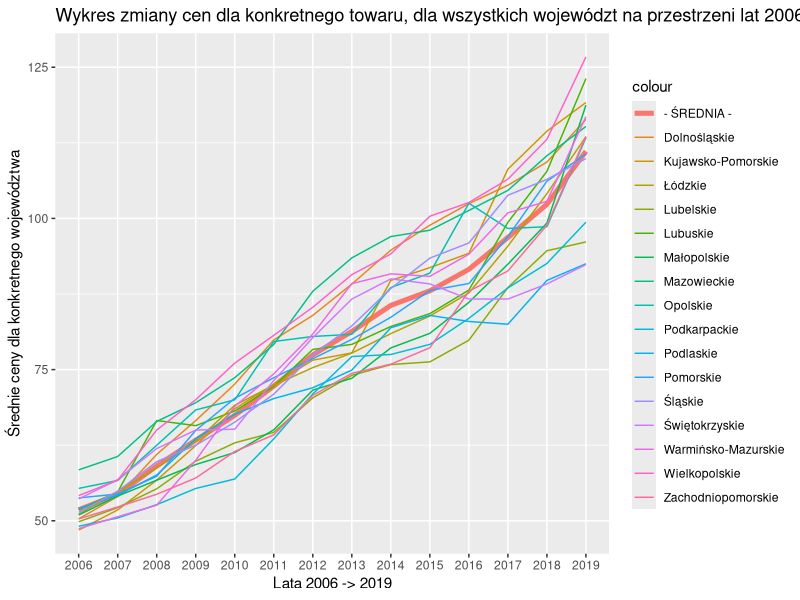

The R script that drew this image:
library(ggplot2)
library(tidyverse)


# Dane z pliku
# W pliku głównym zamieniłem ',' -> '.'
dataExc = read.csv(file = 'Wszystko.csv', sep = ';', dec = ',', encoding = 'UTF-8')
dataExc = dataExc[-nrow(dataExc),]

# Zapisanie nazw kolumn bardziej normalnie
produkt = c("Cukier", "Mleko", "Olej", "Podzelowanie", "Rajstopy", "Ryz", "Strzyzenie", "Szynk", "Wizyta", "Woda")  # 10
miesiac = c("Styczeń", "Luty", "Marzec", "Kwiecien", "Maj", "Czerwiec", "Lipiec", "Sierpien", "Wrzesien", "Pazdziernik", "Listopad", "Grudzien")  # 12
rok = c("2006":"2019")  # 14

ind = 3

for (r in 1:10) {
  for (m in 1:12) {
    for (p in 1:14) {
      names(dataExc)[ind] = paste0(miesiac[m], "_", produkt[r], "_", rok[p])
      ind = ind + 1
    }
  }
}

# Oblicza średnia dla wszystkich lat dla konkretnego towaru 
Oblicz = function(database) {
  
  Srednie_Wojewodztw = rep(0, each = 16)
  wojewodztwa = c('Dolno', 'Kujaw', 'Lubel', 'Lubus', 'Łódzk', 'Małop', 'Mazow', 'Opols', 'Podka', 'Podla', 'Pomor', 'Śląsk', 'Święt', 'Warmi', 'Wielk', 'Zacho')
  lata = c("2006","2007","2008","2009","2010","2011","2012","2013","2014","2015","2016","2017","2018","2019")
  
  lista_punktow = list()

  for (woj in 2:17) {
    wiersz_wojewodztwa = database[woj, 1:168]       # Tutaj wybieramy konkrety wiersz / województwo
    
    emptyV = rep(0, each = 168)                     # Pusty wektor ktory pozniej wypelnimy liczbami dla konkretego wojewodztwa
    emptyV_Srednia_wRoku = rep(0, each = 14)        # Pusty wektor ktory pozniej wypelnimy średnimi dla każdego roku oraz konkretnego wojewodztwa
    
    for(i in 1: 168) {
      emptyV[i] = as.numeric(as.vector(wiersz_wojewodztwa[[i]]))
    }
    
    for(rr in 1:14) {
      val = rr
      suma = 0
      for(i in 1:12) {
        suma = suma + emptyV[val]
        val = val + 14
      }
      emptyV_Srednia_wRoku[rr] = (suma / 12)
    }
    
    Srednie_Wojewodztw[woj - 1] = mean(emptyV_Srednia_wRoku)
    # print(emptyV_Srednia_wRoku)
    lista_punktow[woj - 1] = list(emptyV_Srednia_wRoku)
  }
  
  jaki_Produkt = substr(names(database[1]), unlist(gregexpr(pattern = "_", names(database[1])))[1] + 1, unlist(gregexpr(pattern = "_", names(database[1])))[2] - 1)

  return(lista_punktow)  
}

# Funkcja do stworzenia wykresu
Wykres = function(x) {
  finalna_baza = data.frame(x)
  daty = c("2006","2007","2008","2009","2010","2011","2012","2013","2014","2015","2016","2017","2018","2019")
  
  # (OBLICZENIE średniej)
  srednia = rep(0, each = 14)
  
  for(i in 1:14) {
    suma = 0
    pointer = i
    for(j in 1:224) {
      if(j == pointer) {
        suma = suma + unlist(finalna_baza)[j]
        pointer = pointer + 14
      }
    }
    srednia[i] = suma / 16
  }
  
  ggplot(finalna_baza) +
    geom_line(aes(x = daty, y = srednia, colour = "- ŚREDNIA -"), group = 1, size = 1.7) + 
    geom_line(aes(x = daty, y = as.numeric(as.vector(unlist(finalna_baza[1]))), colour = 'Dolnośląskie', group = 1)) +
    geom_line(aes(x = daty, y = as.numeric(as.vector(unlist(finalna_baza[2]))), colour = 'Kujawsko-Pomorskie', group = 1)) +
    geom_line(aes(x = daty, y = as.numeric(as.vector(unlist(finalna_baza[3]))), colour = 'Lubelskie', group = 1)) +
    geom_line(aes(x = daty, y = as.numeric(as.vector(unlist(finalna_baza[4]))), colour = 'Lubuskie', group = 1)) +
    geom_line(aes(x = daty, y = as.numeric(as.vector(unlist(finalna_baza[5]))), colour = 'Łódzkie', group = 1)) +
    geom_line(aes(x = daty, y = as.numeric(as.vector(unlist(finalna_baza[6]))), colour = 'Małopolskie', group = 1)) +
    geom_line(aes(x = daty, y = as.numeric(as.vector(unlist(finalna_baza[7]))), colour = 'Mazowieckie', group = 1)) +
    geom_line(aes(x = daty, y = as.numeric(as.vector(unlist(finalna_baza[8]))), colour = 'Opolskie', group = 1)) +
    geom_line(aes(x = daty, y = as.numeric(as.vector(unlist(finalna_baza[9]))), colour = 'Podkarpackie', group = 1)) +
    geom_line(aes(x = daty, y = as.numeric(as.vector(unlist(finalna_baza[10]))), colour = 'Podlaskie', group = 1)) +
    geom_line(aes(x = daty, y = as.numeric(as.vector(unlist(finalna_baza[11]))), colour = 'Pomorskie', group = 1)) +
    geom_line(aes(x = daty, y = as.numeric(as.vector(unlist(finalna_baza[12]))), colour = 'Śląskie', group = 1)) +
    geom_line(aes(x = daty, y = as.numeric(as.vector(unlist(finalna_baza[13]))), colour = 'Świętokrzyskie', group = 1)) +
    geom_line(aes(x = daty, y = as.numeric(as.vector(unlist(finalna_baza[14]))), colour = 'Warmińsko-Mazurskie', group = 1)) +
    geom_line(aes(x = daty, y = as.numeric(as.vector(unlist(finalna_baza[15]))), colour = 'Wielkopolskie', group = 1)) +
    geom_line(aes(x = daty, y = as.numeric(as.vector(unlist(finalna_baza[16]))), colour = 'Zachodniopomorskie', group = 1)) +
    labs(title = "Wykres zmiany cen dla konkretnego towaru, dla wszystkich województ na przestrzeni lat 2006 - 2019") +
    xlab("Lata 2006 -> 2019") +
    ylab("Średnie ceny dla konkretnego województwa")
  
}

# Stworzenie konkretnych data.frame'ow dla każdego towaru 
Cukier = data.frame(dataExc[3:170])                        # data frame dla cukru
Mleko = data.frame(dataExc[171:338])                       # data frame dla mleka
Olej = data.frame(dataExc[339:506])                        # data frame dla oleju
Podzelowanie = data.frame(dataExc[507:674])                # data frame dla podzelowania
Rajstopy = data.frame(dataExc[675:842])                    # data frame dla rajstopy
Ryz = data.frame(dataExc[843:1010])                        # data frame dla ryzu
Strzyzenie = data.frame(dataExc[1011:1178])                # data frame dla strzyzenie
Szynka = data.frame(dataExc[1179:1346])                    # data frame dla szynka
Wizyta = data.frame(dataExc[1347:1514])                    # data frame dla wizyta
Woda = data.frame(dataExc[1515:1682])                      # data frame dla woda

# ! TUTAJ JEST SERCE PROGRAMU !
# Do zmiennej 'lista_Pkt' przypisujemy funkcje 'Oblicz' a w niej parametr bazy (podane wyżej) np. Cukier, Mleko, Olej itd.
# Funkcja zwroci nam potrzebne dane do stworzenia wykresu 
# Wystarczy zaznaczyć linię nr. 111 i 112 i odpalić program (dostaniemy wykres dla konkretnego towaru)

# Czerwona linia (pogrubiona) to średnia
lista_Pkt = Oblicz(Wizyta)
Wykres(lista_Pkt)
